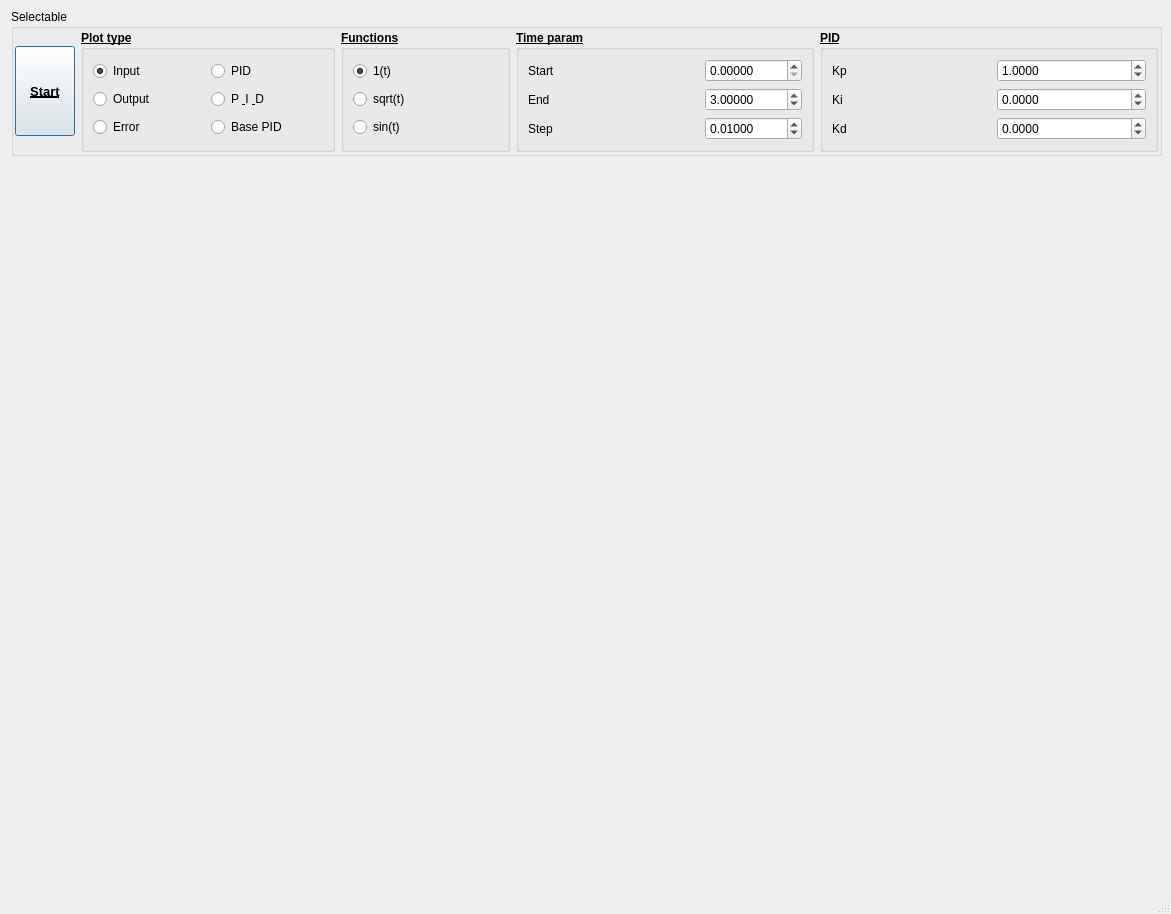
<?xml version="1.0" encoding="UTF-8"?>
<ui version="4.0">
 <class>MainWindow</class>
 <widget class="QMainWindow" name="MainWindow">
  <property name="geometry">
   <rect>
    <x>0</x>
    <y>0</y>
    <width>1171</width>
    <height>914</height>
   </rect>
  </property>
  <property name="windowTitle">
   <string>MainWindow</string>
  </property>
  <widget class="QWidget" name="centralwidget">
   <layout class="QHBoxLayout" name="horizontalLayout_2">
    <property name="spacing">
     <number>1</number>
    </property>
    <property name="sizeConstraint">
     <enum>QLayout::SetDefaultConstraint</enum>
    </property>
    <property name="leftMargin">
     <number>11</number>
    </property>
    <item>
     <layout class="QVBoxLayout" name="verticalLayout" stretch="2,0,15">
      <property name="spacing">
       <number>20</number>
      </property>
      <property name="sizeConstraint">
       <enum>QLayout::SetDefaultConstraint</enum>
      </property>
      <property name="leftMargin">
       <number>0</number>
      </property>
      <property name="topMargin">
       <number>0</number>
      </property>
      <property name="rightMargin">
       <number>0</number>
      </property>
      <property name="bottomMargin">
       <number>0</number>
      </property>
      <item>
       <widget class="QGroupBox" name="groupBox">
        <property name="sizePolicy">
         <sizepolicy hsizetype="Expanding" vsizetype="Expanding">
          <horstretch>0</horstretch>
          <verstretch>0</verstretch>
         </sizepolicy>
        </property>
        <property name="title">
         <string>Selectable</string>
        </property>
        <layout class="QHBoxLayout" name="horizontalLayout" stretch="1,3,2,0,4">
         <property name="leftMargin">
          <number>1</number>
         </property>
         <property name="topMargin">
          <number>1</number>
         </property>
         <property name="rightMargin">
          <number>1</number>
         </property>
         <property name="bottomMargin">
          <number>1</number>
         </property>
         <item>
          <widget class="QPushButton" name="startButton">
           <property name="sizePolicy">
            <sizepolicy hsizetype="Fixed" vsizetype="Fixed">
             <horstretch>0</horstretch>
             <verstretch>0</verstretch>
            </sizepolicy>
           </property>
           <property name="minimumSize">
            <size>
             <width>5</width>
             <height>2</height>
            </size>
           </property>
           <property name="maximumSize">
            <size>
             <width>60</width>
             <height>90</height>
            </size>
           </property>
           <property name="font">
            <font>
             <pointsize>10</pointsize>
             <italic>false</italic>
             <bold>true</bold>
             <underline>true</underline>
            </font>
           </property>
           <property name="text">
            <string>Start</string>
           </property>
           <property name="autoDefault">
            <bool>false</bool>
           </property>
           <property name="default">
            <bool>true</bool>
           </property>
           <property name="flat">
            <bool>false</bool>
           </property>
          </widget>
         </item>
         <item>
          <widget class="QGroupBox" name="groupBox_5">
           <property name="font">
            <font>
             <bold>true</bold>
             <underline>true</underline>
            </font>
           </property>
           <property name="title">
            <string>Plot type</string>
           </property>
           <layout class="QGridLayout" name="gridLayout_2">
            <item row="0" column="0">
             <widget class="QRadioButton" name="In_radioButton">
              <property name="font">
               <font>
                <bold>false</bold>
                <underline>false</underline>
               </font>
              </property>
              <property name="text">
               <string>Input</string>
              </property>
              <property name="checked">
               <bool>true</bool>
              </property>
             </widget>
            </item>
            <item row="1" column="0">
             <widget class="QRadioButton" name="Out_radioButton">
              <property name="font">
               <font>
                <bold>false</bold>
                <underline>false</underline>
               </font>
              </property>
              <property name="text">
               <string>Output</string>
              </property>
             </widget>
            </item>
            <item row="0" column="1">
             <widget class="QRadioButton" name="PID_radioButton">
              <property name="font">
               <font>
                <bold>false</bold>
                <underline>false</underline>
               </font>
              </property>
              <property name="text">
               <string>PID</string>
              </property>
             </widget>
            </item>
            <item row="1" column="1">
             <widget class="QRadioButton" name="P_I_D_radioButton">
              <property name="font">
               <font>
                <bold>false</bold>
                <underline>false</underline>
               </font>
              </property>
              <property name="text">
               <string>P &amp; I &amp; D</string>
              </property>
             </widget>
            </item>
            <item row="3" column="0">
             <widget class="QRadioButton" name="Err_radioButton">
              <property name="font">
               <font>
                <bold>false</bold>
                <underline>false</underline>
               </font>
              </property>
              <property name="text">
               <string>Error</string>
              </property>
             </widget>
            </item>
            <item row="3" column="1">
             <widget class="QRadioButton" name="BasePIDRadioButton">
              <property name="font">
               <font>
                <bold>false</bold>
                <underline>false</underline>
               </font>
              </property>
              <property name="text">
               <string>Base PID</string>
              </property>
             </widget>
            </item>
           </layout>
          </widget>
         </item>
         <item>
          <widget class="QGroupBox" name="groupBox_2">
           <property name="font">
            <font>
             <bold>true</bold>
             <underline>true</underline>
            </font>
           </property>
           <property name="title">
            <string>Functions</string>
           </property>
           <layout class="QVBoxLayout" name="verticalLayout_2">
            <item>
             <widget class="QRadioButton" name="Step_radioButton">
              <property name="font">
               <font>
                <bold>false</bold>
                <underline>false</underline>
               </font>
              </property>
              <property name="text">
               <string>1(t)</string>
              </property>
              <property name="checked">
               <bool>true</bool>
              </property>
             </widget>
            </item>
            <item>
             <widget class="QRadioButton" name="SQRT_radioButton">
              <property name="font">
               <font>
                <bold>false</bold>
                <underline>false</underline>
               </font>
              </property>
              <property name="text">
               <string>sqrt(t)</string>
              </property>
             </widget>
            </item>
            <item>
             <widget class="QRadioButton" name="Sin_radioButton">
              <property name="font">
               <font>
                <bold>false</bold>
                <underline>false</underline>
               </font>
              </property>
              <property name="text">
               <string>sin(t)</string>
              </property>
             </widget>
            </item>
           </layout>
          </widget>
         </item>
         <item>
          <widget class="QGroupBox" name="groupBox_3">
           <property name="font">
            <font>
             <bold>true</bold>
             <underline>true</underline>
            </font>
           </property>
           <property name="title">
            <string>Time param</string>
           </property>
           <layout class="QFormLayout" name="formLayout">
            <property name="horizontalSpacing">
             <number>150</number>
            </property>
            <item row="0" column="0">
             <widget class="QLabel" name="label">
              <property name="font">
               <font>
                <bold>false</bold>
                <underline>false</underline>
               </font>
              </property>
              <property name="text">
               <string>Start</string>
              </property>
             </widget>
            </item>
            <item row="0" column="1">
             <widget class="QDoubleSpinBox" name="doubleSpinBox">
              <property name="font">
               <font>
                <bold>false</bold>
                <underline>false</underline>
                <kerning>true</kerning>
               </font>
              </property>
              <property name="decimals">
               <number>5</number>
              </property>
              <property name="maximum">
               <double>10000.000000000000000</double>
              </property>
              <property name="singleStep">
               <double>0.500000000000000</double>
              </property>
             </widget>
            </item>
            <item row="1" column="0">
             <widget class="QLabel" name="label_2">
              <property name="font">
               <font>
                <bold>false</bold>
                <underline>false</underline>
               </font>
              </property>
              <property name="text">
               <string>End</string>
              </property>
             </widget>
            </item>
            <item row="1" column="1">
             <widget class="QDoubleSpinBox" name="doubleSpinBox_2">
              <property name="font">
               <font>
                <bold>false</bold>
                <underline>false</underline>
                <kerning>true</kerning>
               </font>
              </property>
              <property name="decimals">
               <number>5</number>
              </property>
              <property name="maximum">
               <double>1000.000000000000000</double>
              </property>
              <property name="singleStep">
               <double>0.500000000000000</double>
              </property>
              <property name="value">
               <double>3.000000000000000</double>
              </property>
             </widget>
            </item>
            <item row="2" column="0">
             <widget class="QLabel" name="label_3">
              <property name="font">
               <font>
                <bold>false</bold>
                <underline>false</underline>
               </font>
              </property>
              <property name="text">
               <string>Step</string>
              </property>
             </widget>
            </item>
            <item row="2" column="1">
             <widget class="QDoubleSpinBox" name="doubleSpinBox_3">
              <property name="font">
               <font>
                <bold>false</bold>
                <underline>false</underline>
               </font>
              </property>
              <property name="decimals">
               <number>5</number>
              </property>
              <property name="maximum">
               <double>5.000000000000000</double>
              </property>
              <property name="singleStep">
               <double>0.001000000000000</double>
              </property>
              <property name="value">
               <double>0.010000000000000</double>
              </property>
             </widget>
            </item>
           </layout>
          </widget>
         </item>
         <item>
          <widget class="QGroupBox" name="groupBox_4">
           <property name="font">
            <font>
             <bold>true</bold>
             <underline>true</underline>
            </font>
           </property>
           <property name="title">
            <string>PID</string>
           </property>
           <layout class="QFormLayout" name="formLayout_2">
            <property name="horizontalSpacing">
             <number>150</number>
            </property>
            <item row="0" column="0">
             <widget class="QLabel" name="label_4">
              <property name="font">
               <font>
                <bold>false</bold>
                <underline>false</underline>
               </font>
              </property>
              <property name="text">
               <string>Kp</string>
              </property>
             </widget>
            </item>
            <item row="0" column="1">
             <widget class="QDoubleSpinBox" name="doubleSpinBox_4">
              <property name="font">
               <font>
                <bold>false</bold>
                <underline>false</underline>
               </font>
              </property>
              <property name="decimals">
               <number>4</number>
              </property>
              <property name="minimum">
               <double>-1000.000000000000000</double>
              </property>
              <property name="maximum">
               <double>1000.000000000000000</double>
              </property>
              <property name="singleStep">
               <double>0.500000000000000</double>
              </property>
              <property name="value">
               <double>1.000000000000000</double>
              </property>
             </widget>
            </item>
            <item row="1" column="0">
             <widget class="QLabel" name="label_5">
              <property name="font">
               <font>
                <bold>false</bold>
                <underline>false</underline>
               </font>
              </property>
              <property name="text">
               <string>Ki</string>
              </property>
             </widget>
            </item>
            <item row="1" column="1">
             <widget class="QDoubleSpinBox" name="doubleSpinBox_5">
              <property name="font">
               <font>
                <bold>false</bold>
                <underline>false</underline>
               </font>
              </property>
              <property name="decimals">
               <number>4</number>
              </property>
              <property name="minimum">
               <double>-1000.000000000000000</double>
              </property>
              <property name="maximum">
               <double>1000.000000000000000</double>
              </property>
              <property name="singleStep">
               <double>0.500000000000000</double>
              </property>
             </widget>
            </item>
            <item row="2" column="0">
             <widget class="QLabel" name="label_6">
              <property name="font">
               <font>
                <bold>false</bold>
                <underline>false</underline>
               </font>
              </property>
              <property name="text">
               <string>Kd</string>
              </property>
             </widget>
            </item>
            <item row="2" column="1">
             <widget class="QDoubleSpinBox" name="doubleSpinBox_6">
              <property name="font">
               <font>
                <bold>false</bold>
                <underline>false</underline>
               </font>
              </property>
              <property name="decimals">
               <number>4</number>
              </property>
              <property name="minimum">
               <double>-1000.000000000000000</double>
              </property>
              <property name="maximum">
               <double>1000.000000000000000</double>
              </property>
              <property name="singleStep">
               <double>0.500000000000000</double>
              </property>
             </widget>
            </item>
           </layout>
          </widget>
         </item>
        </layout>
       </widget>
      </item>
      <item>
       <spacer name="verticalSpacer_3">
        <property name="orientation">
         <enum>Qt::Vertical</enum>
        </property>
        <property name="sizeType">
         <enum>QSizePolicy::Fixed</enum>
        </property>
        <property name="sizeHint" stdset="0">
         <size>
          <width>20</width>
          <height>5</height>
         </size>
        </property>
       </spacer>
      </item>
      <item>
       <widget class="QCustomPlot" name="plotLayOut" native="true">
        <property name="minimumSize">
         <size>
          <width>1040</width>
          <height>620</height>
         </size>
        </property>
        <property name="baseSize">
         <size>
          <width>400</width>
          <height>100</height>
         </size>
        </property>
       </widget>
      </item>
     </layout>
    </item>
   </layout>
  </widget>
  <widget class="QMenuBar" name="menubar">
   <property name="geometry">
    <rect>
     <x>0</x>
     <y>0</y>
     <width>1171</width>
     <height>26</height>
    </rect>
   </property>
  </widget>
  <widget class="QStatusBar" name="statusbar"/>
 </widget>
 <customwidgets>
  <customwidget>
   <class>QCustomPlot</class>
   <extends>QWidget</extends>
   <header>qcustomplot.h</header>
   <container>1</container>
  </customwidget>
 </customwidgets>
 <resources/>
 <connections/>
</ui>
